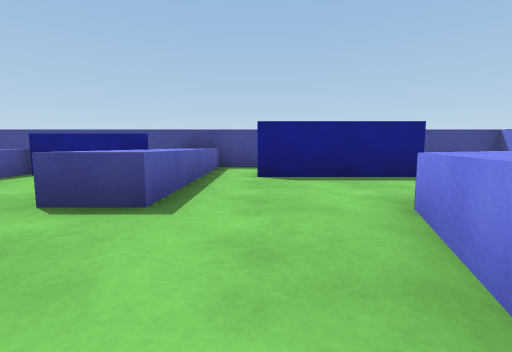
View 1 (above)

14 first-person views from a walk through a scene from a Unity 3-D project. The camera is 0.55 m above the floor, tilts 6° down and sees 85° across. The floor is counted in squares, 1 m on a side. Each view is taken from the middle of a square. On the plan, view 1 faces up. The plan holds only what a view shows up to about 9 squares ahead; the rest is blank. The player is left out.

View 2
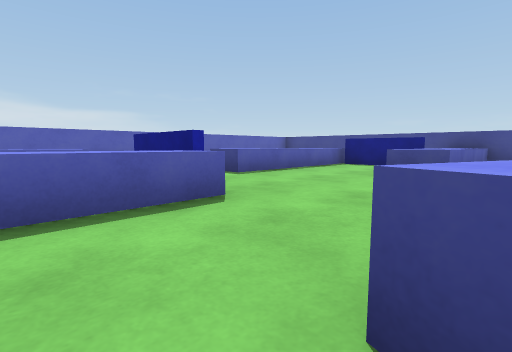

View 3
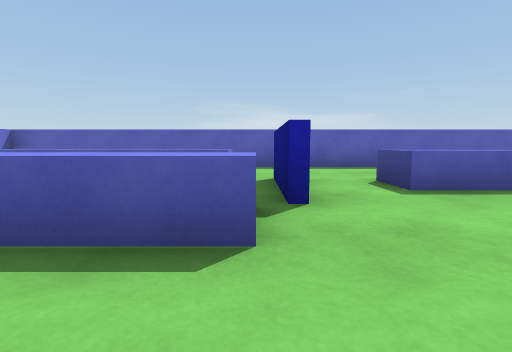

View 4
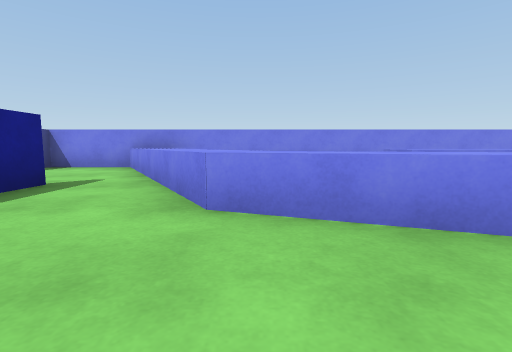

View 5
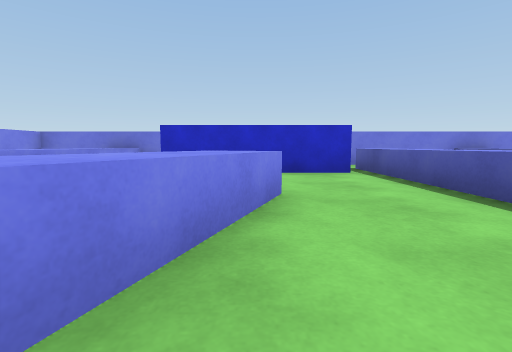

View 6
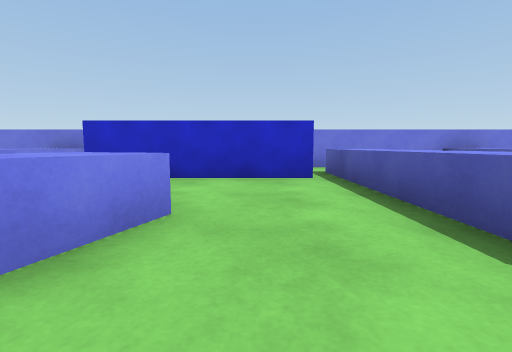

View 7
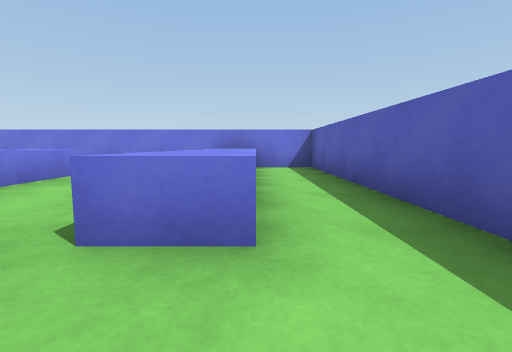

View 8
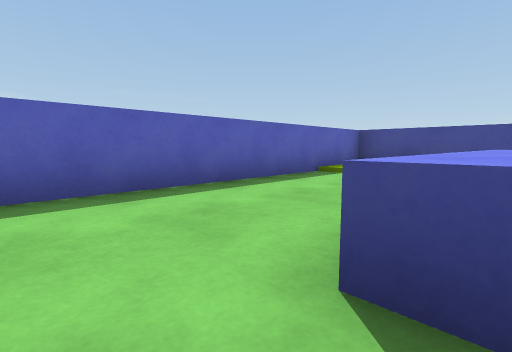

View 9
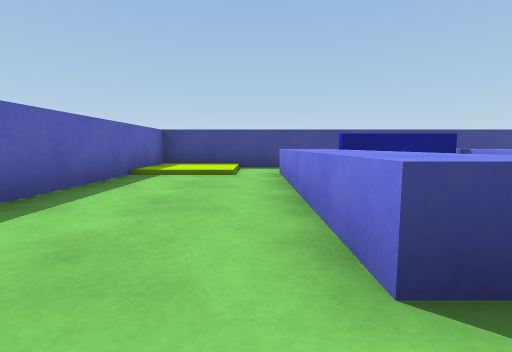

View 10
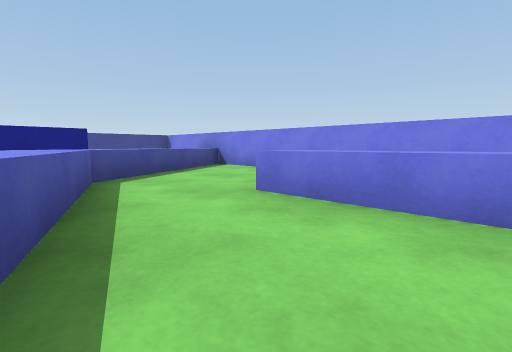

View 11
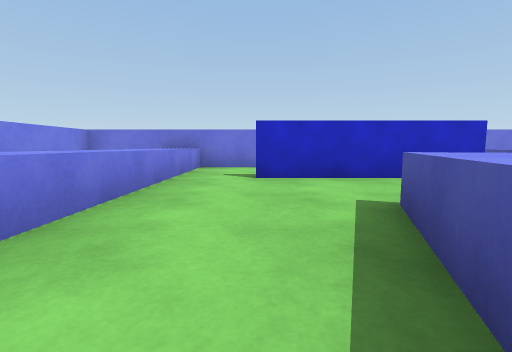

View 12
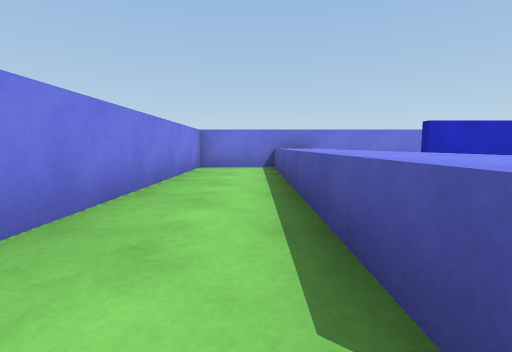

View 13
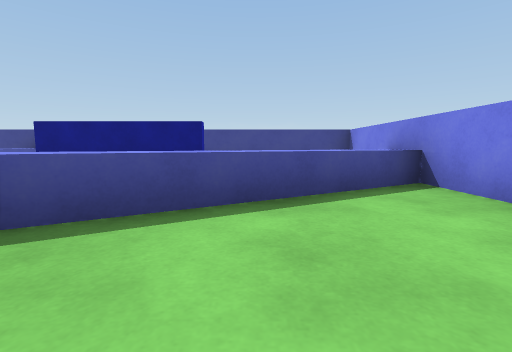

View 14
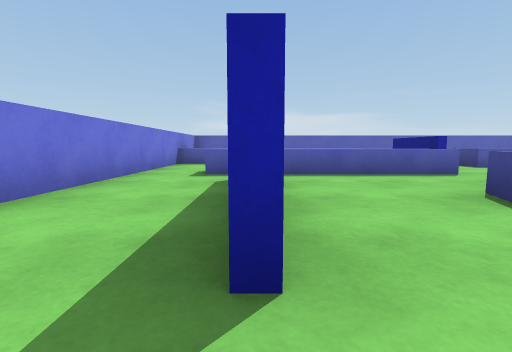

### Floor plan
Key: @ floor where view 1 was taken; # wall or solid block; x gap in a wall; . floor; ^ raised ledge.
Columns run from 9 left of view 1 to 7 right of it. Each row starts with its distance up from view 1.
  8 ##########
  7 #....  ^^   #####
  6 #...^  ^^    .. #
  5 #...^##^^####..^#
  4 #...^..^^....^^^#
  3 #...^..^^..^^^..#
  2 #...^.....^^^...#
  1 #...^.....^^... #
  0 #........@^.... #
 -1 #..###^..^^..^..#
 -2 #.^^..^..^^..^..#
 -3 #.^^..^......^..#
 -4 #.^^..^......^..#
 -5 #.^^ .^x####.^..#
 -6 #.^^ .^......^..#
 -7 #.^^.........^..#
 -8 #################

Positions as (right, up) in squares from view 1, and headings:
1: (0, 0), facing up
2: (0, -3), facing up-left
3: (-1, -1), facing left
4: (-1, 2), facing right
5: (0, 1), facing down
6: (-1, 0), facing down
7: (-7, 0), facing down
8: (-5, 0), facing up-left
9: (-6, 0), facing up
10: (1, -3), facing up-right
11: (2, 0), facing down
12: (5, 0), facing down
13: (4, 0), facing up
14: (3, -5), facing left
